Frame 1 (no input): blank canvas, image omitted
Frame 60 (no input): blank canvas, image omitted
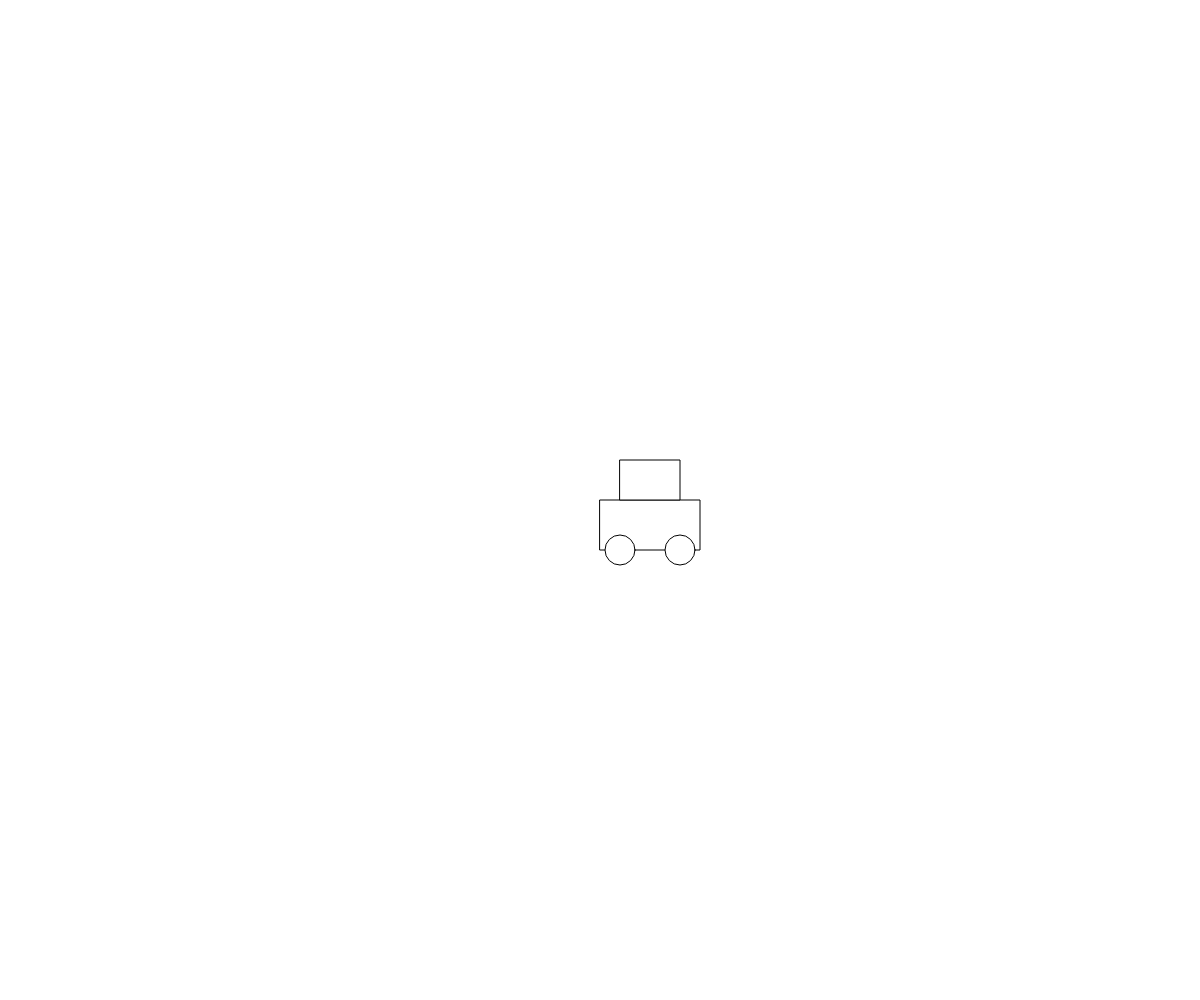
Frame 120 (the mouse pressed at the canvas centre since frame 60)

The p5.js sketch whose frames 1 and 60 were blank and that drew this single picture after the mouse press (run headless with seeded random() and noise() and a simulated clock; from frame 60 on, the mouse is pressed at the canvas centre):

// p5.js sketch
// ── sketch.js
var cars = [];

function setup() {
  createCanvas(windowWidth, windowHeight);

}

function draw() {
  background(255);
  for(i in cars) {
    cars[i].display();
  }
}

function mousePressed() {
  new Car(createVector(mouseX, mouseY));
}

function Car(position) {
  this.pos = position;
  cars.push(this);

  this.display = function() {
    rect(position.x, position.y, 100, 50);
    rect(position.x+20, position.y-40, 60, 40);
    ellipse(position.x+20, position.y+50, 30);
    ellipse(position.x+80, position.y+50, 30);
  }
}
